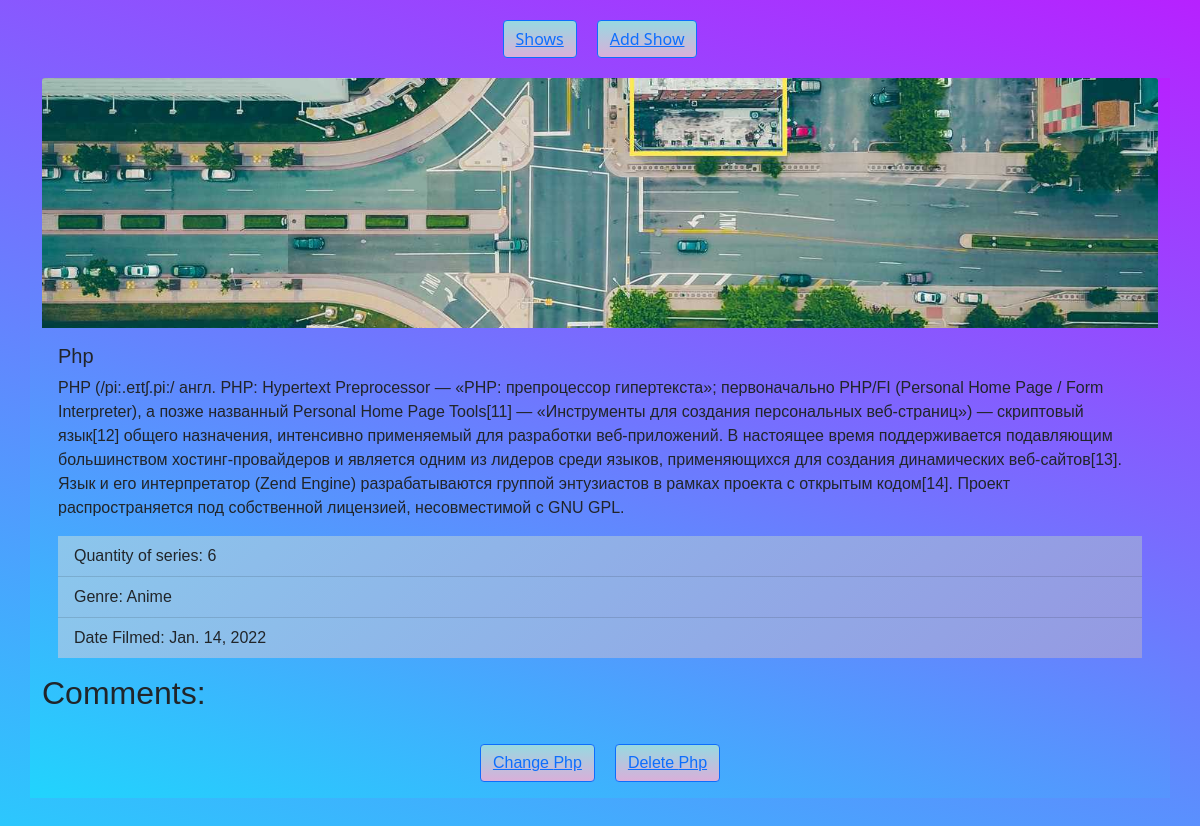
Page /shows/6/ on the committed database.
### shows/models.py (models this page shows, shortened)
class TVShow(models.Model):
    GENRE_CHOICE = (
        ("Detective", "Detective"),
        ("Comedy", "Comedy"),
        ("Drama", "Drama"),
        ("Horror", "Horror"),
        ("Romantic", "Romantic"),
        ("Anime", "Anime"),
    )
    title = models.CharField(max_length=100)
    description = models.TextField()
    image = models.ImageField(upload_to="")
    quantity = models.IntegerField()
    genre = models.CharField(choices=GENRE_CHOICE, max_length=100)
    date_filmed = models.DateField(auto_now_add=True, null=True)

### shows/views.py (the view)
# urls.py: path("shows/<int:id>/", views.ShowsDetailView.as_view(),name="shows_detail"),
class ShowsDetailView(generic.DetailView):
    queryset = models.TVShow.objects.all
    template_name = "shows_detail.html"
    def get_object(self, **kwargs):
        shows_id = self.kwargs.get("id")
        return get_object_or_404(models.TVShow, id=shows_id)

### templates/shows_detail.html (shortened to what this page needs)
<!DOCTYPE html>
{% load static %}
<html lang="en">
<head>
    <link rel="stylesheet" type="text/css" href="{% static 'css/bootstrap.css/' %}"/>
</head>
<body>
<div class="button__container">
    <button type="button" class="btn btn-primary"><a href="/shows/">Shows</a></button>
    <button type="button" class="btn btn-primary"><a href="/add-shows/">Add Show</a></button>
</div>
<div class="container show-detail">
    <img src="{{ object.image.url }}" class="card-img-top detail-image" alt="...">
    <div class="card-body body_detail">
        <h5 class="card-title">{{ object.title }}</h5>
        <p class="card-text">{{ object.description }}</p>
        <ul class="list-group list-group-flush">
            <li class="list-group-item">Quantity of series: {{ object.quantity }}</li>
            <li class="list-group-item">Genre: {{ object.genre }}</li>
            <li class="list-group-item">Date Filmed: {{ object.date_filmed }}</li>
        </ul>
    </div>
    <div>
        <h2>Comments: </h2>
    </div>
    <div class="card-body body__button">
        <button type="button" class="btn btn-primary"><a href="/shows/{{ object.id }}/update/">Change {{ object.title }}</a></button>
        <button type="button" class="btn btn-primary"><a href="/shows/{{ object.id }}/delete/">Delete {{ object.title }}</a></button>
    </div>
</div>
</body>
</html>

### templates/shows_detail.html (style rules this page uses)
.btn-primary { background-color: #D9AFD9; background-image: linear-gradient(0deg, #D9AFD9 0%, #97D9E1 100%); }
.button__container { max-width: 960px; margin: 20px auto; display: flex; justify-content: center; gap: 20px; }
body { background-color: #21D4FD; background-image: linear-gradient(19deg, #21D4FD 0%, #B721FF 100%); }
.detail-image { height: 250px; object-fit: cover; }
.show-detail { height: 90%; }
.list-group-item { background-color: #8BC6EC; background-image: linear-gradient(135deg, #8BC6EC 0%, #9599E2 100%); font-family: Arial, Helvetica, sans-serif; height: 90%; }
.body__button { display: flex; justify-content: center; gap: 20px; }
.container { height: 50%; }
.show-detail { font-family: Arial, Helvetica, sans-serif; background-color: #21D4FD; background-image: linear-gradient(19deg, #21D4FD 0%, #B721FF 100%); margin-bottom: 10%; }

### rows in the picture
TVShow: image (picture), title "Php", description "PHP (/pi:.eɪtʃ.pi:/ англ. PHP: Hypertext Preprocessor — «PHP: препроцессор гипертекста»; первоначально PHP/FI (Personal Home Page / Form Interpreter), а позже названный Personal Home Page Tools[11] — «Инструменты для создания персональных веб-страниц») — скриптовый язык[12] общего назначения, интенсивно применяемый для разработки веб-приложений. В настоящее время поддерживается подавляющим большинством хостинг-провайдеров и является одним из лидеров среди языков, применяющихся для создания динамических веб-сайтов[13]. Язык и его интерпретатор (Zend Engine) разрабатываются группой энтузиастов в рамках проекта с открытым кодом[14]. Проект распространяется под собственной лицензией,…", quantity "6", genre "Anime", date_filmed "Jan. 14, 2022"
